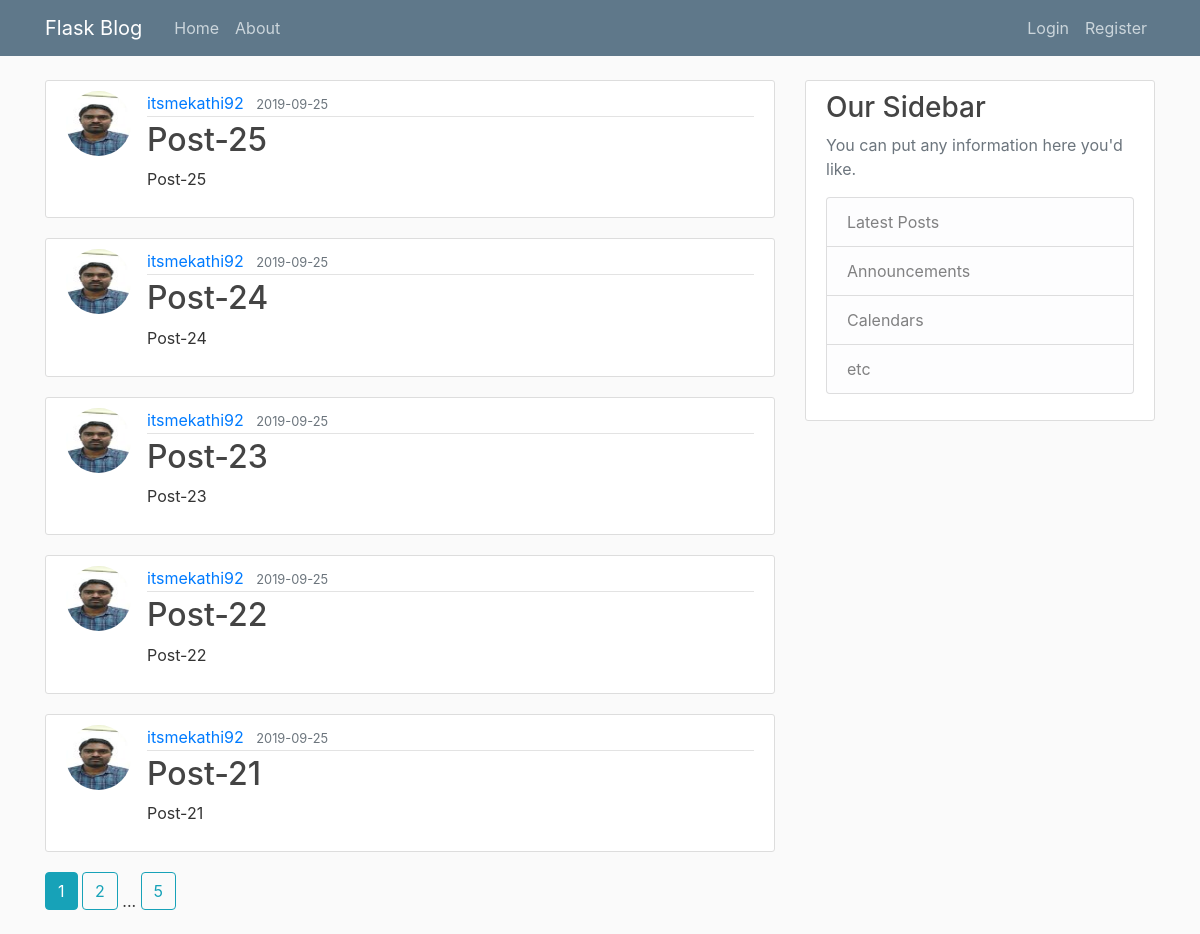
Page /home on the earlier database version.
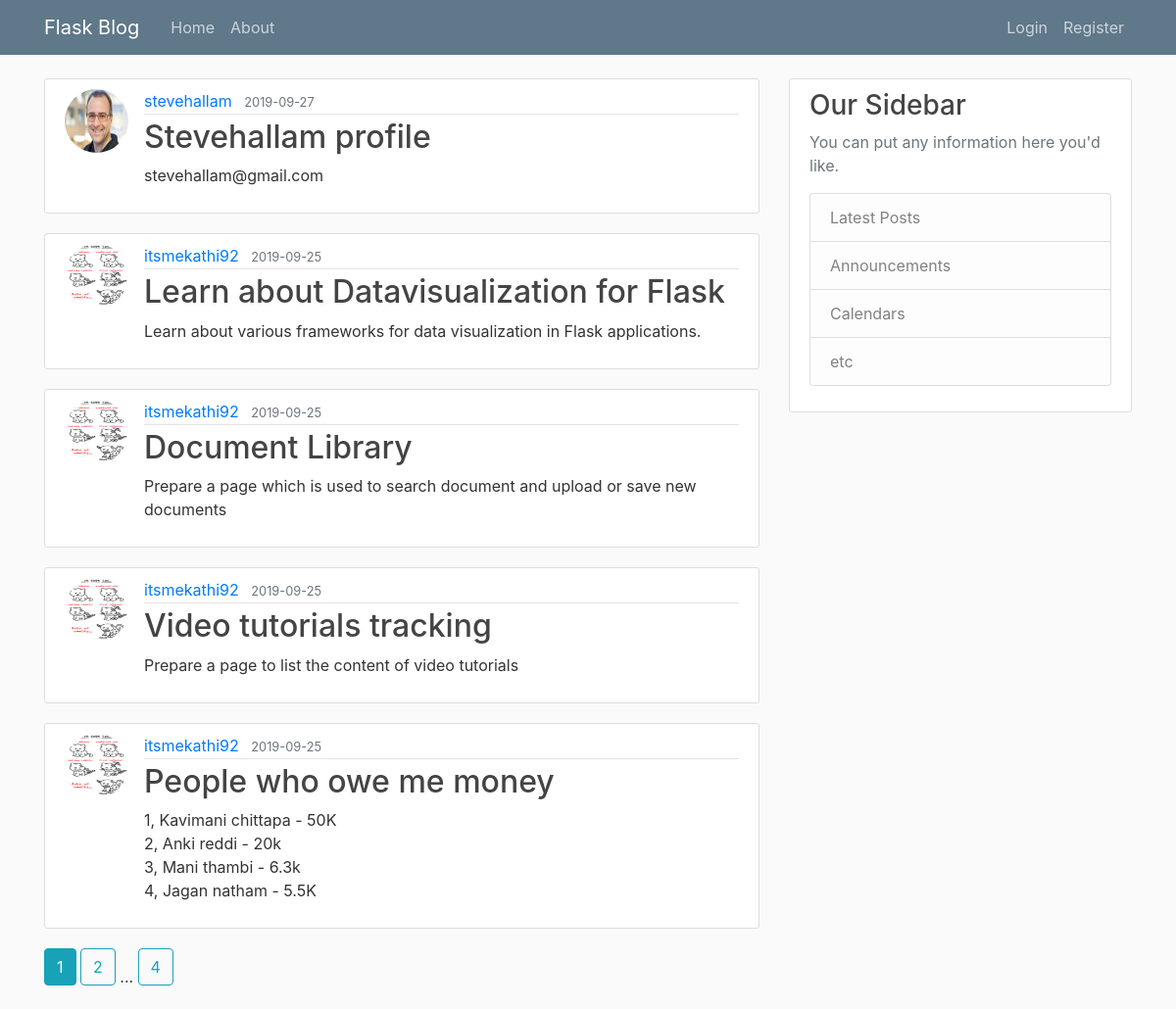
Same page on the later database version.
### flaskblog/models.py (models this page shows, shortened)
class Post(db.Model):
    id = db.Column(db.Integer, primary_key=True)
    title = db.Column(db.String(100), nullable=False)
    date_posted = db.Column(db.DateTime, nullable=False,
                            default=datetime.utcnow)
    content = db.Column(db.Text, nullable=False)
    user_id = db.Column(db.Integer, db.ForeignKey('user.id'), nullable=False)

class User(db.Model, UserMixin):
    id = db.Column(db.Integer, primary_key=True)
    username = db.Column(db.String(20), unique=True, nullable=False)
    email = db.Column(db.String(120), unique=True, nullable=False)
    image_file = db.Column(db.String(20), nullable=False,
                           default='default.jpg')
    password = db.Column(db.String(60), nullable=False)
    posts = db.relationship('Post', backref='author', lazy=True)

### flaskblog/main/routes.py (the view)
@main.route('/')
@main.route('/home')
def home():
    page = request.args.get('page', 1, type=int)
    posts = Post.query.order_by(
        Post.date_posted.desc()).paginate(page=page, per_page=5)
    return render_template('home.html', posts=posts)

### flaskblog/templates/home.html
{% extends "layout.html" %}
{% block content %}
{% for post in posts.items %}
<article class="media content-section">
    <img src="{{ url_for('static', filename='profile_pics/' + post.author.image_file) }}" class="rounded-circle article-img">
    <div class="media-body">
        <div class="article-metadata">
            <a class="mr-2" href="{{ url_for('users.user_posts', username=post.author.username)}}">{{ post.author.username }}</a>
            <small class="text-muted">{{ post.date_posted.strftime('%Y-%m-%d') }}</small>
        </div>
        <h2><a class="article-title" href="{{ url_for('posts.post', post_id=post.id)}}">{{ post.title }}</a></h2>
        <p class="article-content">{{ post.content }}</p>
    </div>
</article>
{% endfor %}
{% for page_num in posts.iter_pages(left_edge=1, right_edge=1, left_current=1, right_current=2) %}
    {% if page_num %}
        {% if posts.page == page_num %}
        <a class="btn btn-info mb-4" href="{{ url_for('main.home', page=page_num)}}">{{ page_num }}</a>
        {% else %}
            <a class="btn btn-outline-info mb-4" href="{{ url_for('main.home', page=page_num)}}">{{ page_num }}</a>
        {% endif %}
    {% else %}
        ...
    {% endif %}
{% endfor%}
{% endblock content%}

Differences in the rows shown:
removed Post: image_file (picture), author.username "itsmekathi92", date_posted "2019-09-25", title "Post-25", content "Post-25"
removed Post: image_file (picture), author.username "itsmekathi92", date_posted "2019-09-25", title "Post-24", content "Post-24"
removed Post: image_file (picture), author.username "itsmekathi92", date_posted "2019-09-25", title "Post-23", content "Post-23"
removed Post: image_file (picture), author.username "itsmekathi92", date_posted "2019-09-25", title "Post-22", content "Post-22"
removed Post: image_file (picture), author.username "itsmekathi92", date_posted "2019-09-25", title "Post-21", content "Post-21"
now on this page (row edited): Post: image_file (picture), author.username "stevehallam", date_posted "2019-09-27", title "Stevehallam profile", content "stevehallam@gmail.com"
now on this page (row unchanged): Post: image_file (picture), author.username "itsmekathi92", date_posted "2019-09-25", title "Learn about Datavisualization for Flask", content "Learn about various frameworks for data visualization in Flask applications."
now on this page (row unchanged): Post: image_file (picture), author.username "itsmekathi92", date_posted "2019-09-25", title "Document Library", content "Prepare a page which is used to search document and upload or save new documents"
now on this page (row unchanged): Post: image_file (picture), author.username "itsmekathi92", date_posted "2019-09-25", title "Video tutorials tracking", content "Prepare a page to list the content of video tutorials"
now on this page (row unchanged): Post: image_file (picture), author.username "itsmekathi92", date_posted "2019-09-25", title "People who owe me money", content "1, Kavimani chittapa - 50K 2, Anki reddi - 20k 3, Mani thambi - 6.3k 4, Jagan natham - 5.5K"
Other differences:
new list line: "4"
list line gone: "5"
